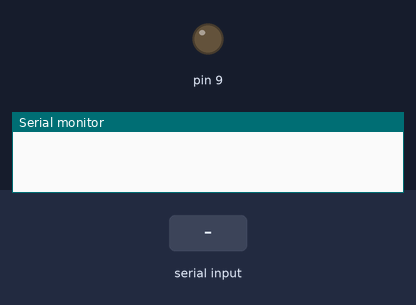
The sketch below on a simulated Arduino Uno, built with avr-gcc and run on an emulated ATmega328P. Parts: output pins drawn as LEDs (lit = HIGH), the last lines printed to the serial monitor. Inputs (shaded band) come from the test bench.

Above: at 1.2 s.
1.3 s: byte 30 received over Serial
At 1.8 s:
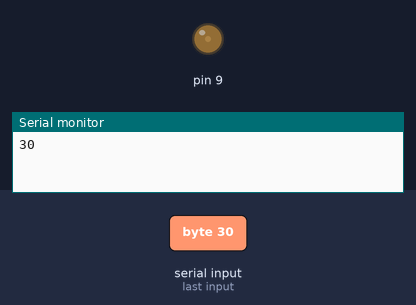
2.8 s: byte 90 received over Serial
At 4.0 s:
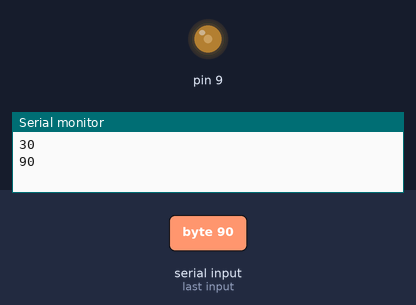
4.3 s: byte 120 received over Serial
At 5.3 s:
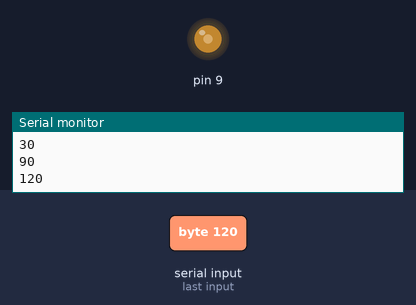
Timing chart, 0 to 7.3 s (numbered marks = the images above; inputs shaded):
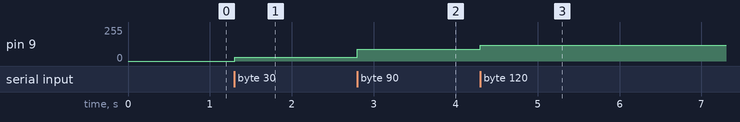

The sketch:

send_to_SSR.ino
```cpp
byte incomingByte; // for incoming serial data
int dec;

void setup() {
  Serial.begin(9600);
}

void loop() {
  if (Serial.available() > 0) {
    // read the incoming byte:
    incomingByte = Serial.read();
    // HEX to int
    dec = (int)incomingByte;

    Serial.println(dec);
    // write number to SSR via pwm 9:
    analogWrite(9, dec);
  }
}
```

Measured:
- after the input at 1.3 s, pin 9: 0/255 → 30/255 at once
- after the input at 2.8 s, pin 9: 30/255 → 90/255 at once
- after the input at 4.3 s, pin 9: 90/255 → 120/255 at once
